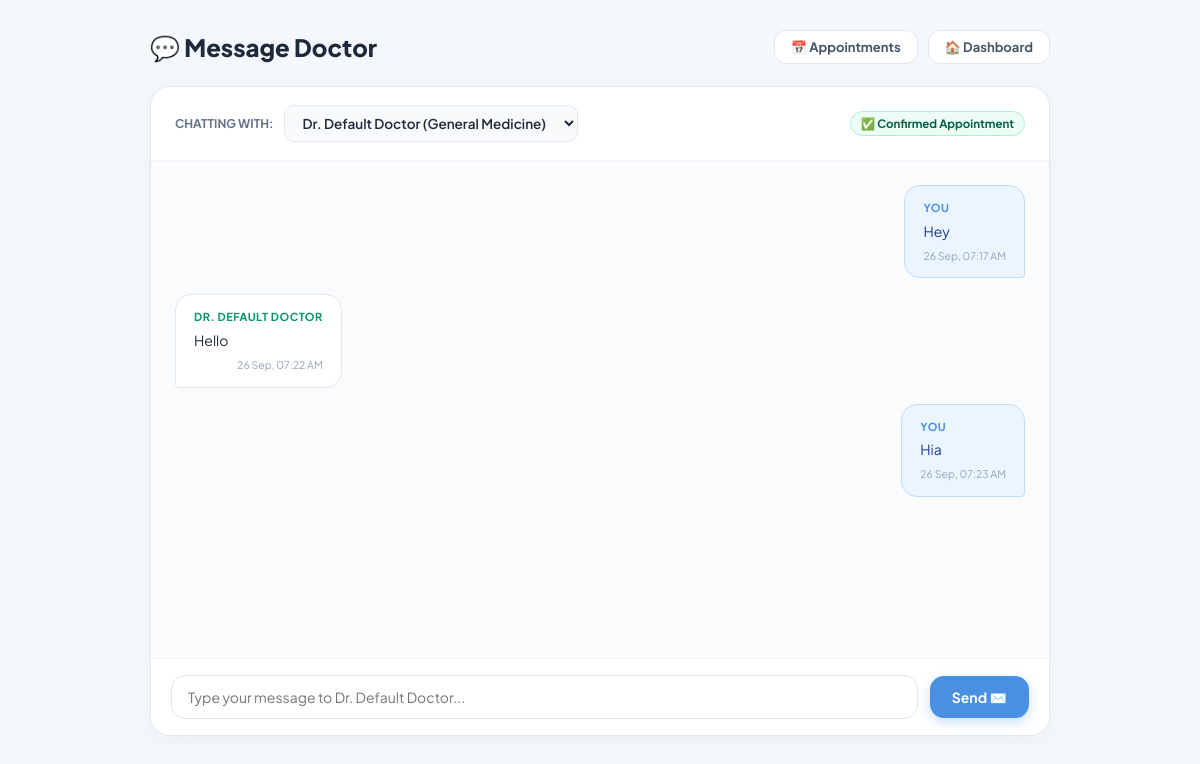
Page /User/Messages/ (signed in) on the committed database.
### Doctor/models.py (models this page shows, shortened)
class tbl_Message(models.Model):
    sender = models.ForeignKey(tbl_registration, on_delete=models.CASCADE, related_name='sent_messages')
    receiver = models.ForeignKey(tbl_registration, on_delete=models.CASCADE, related_name='received_messages')
    message = models.TextField()
    sent_at = models.DateTimeField(auto_now_add=True)
    is_read = models.BooleanField(default=False)
    class Meta:
        db_table = 'tbl_Message'
        ordering = ['sent_at']

class tbl_Doctor(models.Model):
    SPECIALTIES = [('Obstetrics & Gynecology','Obstetrics & Gynecology'),('Pediatrics','Pediatrics'),('General Medicine','General Medicine')]
    user = models.OneToOneField(tbl_registration, on_delete=models.CASCADE, related_name='doctor_profile')
    name = models.CharField(max_length=120)
    specialization = models.CharField(max_length=100, choices=SPECIALTIES, default='General Medicine')
    qualification = models.CharField(max_length=150, blank=True)
    license_no = models.CharField(max_length=100, blank=True)
    experience = models.PositiveIntegerField(default=0)
    hospital = models.CharField(max_length=150, blank=True)
    contact = models.CharField(max_length=20, blank=True)
    available = models.BooleanField(default=True)
    class Meta:
        db_table = 'tbl_Doctor'

### Guest/models.py (models this page shows, shortened)
class tbl_registration(models.Model):
    ROLE_CHOICES = (
        ('USER', 'User'),
        ('DOCTOR', 'Doctor'),
        ('ADMIN', 'Admin'),
    )
    user_name = models.CharField(max_length=100)
    user_email = models.EmailField(unique=True)
    user_contact = models.CharField(max_length=20)
    user_address = models.TextField(default='', blank=True)
    user_password = models.CharField(max_length=255)
    role = models.CharField(max_length=20, choices=ROLE_CHOICES, default='USER')
    is_active = models.BooleanField(default=True)
    created_at = models.DateTimeField(null=True, blank=True)
    class Meta:
        ordering = ['-id']

### User/views.py (the view, shortened to what this page needs)
# urls.py: path('Messages/', views.Messages, name='Messages'),
def Messages(request):
    user, response = guard(request)
    if response:
        return response
    confirmed_appointments = tbl_Appointment.objects.filter(
        patient=user,
        status='Approved'
    ).select_related('doctor', 'doctor__user').order_by('-appointment_date')
    confirmed_doctor_ids = confirmed_appointments.values_list('doctor_id', flat=True).distinct()
    confirmed_doctors = tbl_Doctor.objects.filter(id__in=confirmed_doctor_ids).select_related('user')
    pending_appointments = tbl_Appointment.objects.filter(
        patient=user,
        status='Pending'
    ).select_related('doctor')
    selected_doctor_id = request.GET.get('doctor') or request.POST.get('doctor') or request.POST.get('doctor_id')
    try:
        selected_doctor_id = int(selected_doctor_id) if selected_doctor_id else None
    except (ValueError, TypeError):
        selected_doctor_id = None
    doctor_user_ids = confirmed_doctors.values_list('user_id', flat=True)
    msgs = tbl_Message.objects.filter(
        (Q(sender=user) & Q(receiver_id__in=doctor_user_ids)) |
        (Q(receiver=user) & Q(sender_id__in=doctor_user_ids))
    ).select_related('sender', 'receiver').order_by('sent_at')
    if not selected_doctor_id and confirmed_doctors.exists():
        selected_doctor_id = confirmed_doctors.first().id
    active_doctor = None
    if selected_doctor_id:
        active_doctor = confirmed_doctors.filter(id=selected_doctor_id).first()
        if active_doctor:
            conversation = msgs.filter(
                Q(sender=active_doctor.user) | Q(receiver=active_doctor.user)
            )
        else:
            conversation = msgs
    else:
        conversation = msgs
    return render(
        request,
        'User/Messages.html',
        {
            'user': user,
            'confirmed_doctors': confirmed_doctors,
            'doctors': confirmed_doctors,
            'pending_appointments': pending_appointments,
            'messages_list': msgs,
            'conversation': conversation,
            'active_doctor': active_doctor,
            'selected_doctor_id': selected_doctor_id,
            'has_confirmed_doctor': confirmed_doctors.exists(),
        }
    )

### User/views.py (called while the page is built)
def current_user(request):
    uid = request.session.get('user_id')
    if not uid or request.session.get('role') != 'USER':
        return None
    return tbl_registration.objects.filter(id=uid, is_active=True).first()

def guard(request):
    user = current_user(request)
    if not user:
        return None, redirect('Guest:Login')
    return user, None

### User/Templates/User/Messages.html (shortened to what this page needs)
{% load static %}
<!DOCTYPE html>
<html lang="en">
<head>
</head>
<body>
<div class="container">
    <div class="top-bar">
        <h1>💬 Message Doctor</h1>
        <div class="nav-actions">
            <a href="{% url 'User:Appointments' %}" class="btn-nav">
                📅 Appointments
            </a>
            <a href="{% url 'User:UserDashboard' %}" class="btn-nav">
                🏠 Dashboard
            </a>
        </div>
    </div>
    {% if has_confirmed_doctor %}
        <div class="chat-container">
            <div class="chat-header">
                <form method="GET" class="doctor-selector-form">
                    <label for="doctor">Chatting With:</label>
                    <select name="doctor" id="doctor" class="select-doctor" onchange="this.form.submit()">
                        {% for doc in confirmed_doctors %}
                            <option value="{{ doc.id }}" {% if doc.id == selected_doctor_id %}selected{% endif %}>
                                Dr. {{ doc.name }} ({{ doc.specialization }})
                            </option>
                        {% endfor %}
                    </select>
                </form>
                <div class="confirmed-badge">
                    ✅ Confirmed Appointment
                </div>
            </div>
            <div class="chat-body" id="chatBody">
                {% for msg in conversation %}
                    {% if msg.sender == user %}
                        <div class="message-bubble message-sent">
                            <div class="msg-sender">You</div>
                            <div>{{ msg.message }}</div>
                            <div class="msg-time">{{ msg.sent_at|date:"d M, h:i A" }}</div>
                        </div>
                    {% else %}
                        <div class="message-bubble message-received">
                            <div class="msg-sender">Dr. {{ active_doctor.name|default:msg.sender.user_name }}</div>
                            <div>{{ msg.message }}</div>
                            <div class="msg-time">{{ msg.sent_at|date:"d M, h:i A" }}</div>
                        </div>
                    {% endif %}
                {% empty %}
                    <div class="chat-empty">
                        <div class="chat-empty-icon">👋</div>
                        <p>No messages yet with Dr. {{ active_doctor.name }}.</p>
                        <p class="small text-muted">Type a question below to start your consultation.</p>
                    </div>
                {% endfor %}
            </div>
            <div class="chat-footer">
                <form method="POST" class="chat-input-form">
                    <input
                        type="text"
                        name="message"
                        class="chat-input"
                        placeholder="Type your message to Dr. {{ active_doctor.name }}..."
                        autocomplete="off"
                        required
                    >
                    <button type="submit" class="btn-send">
                        Send ✉️
                    </button>
                </form>
            </div>
        </div>
    {% endif %}
</div>
</body>
</html>

### User/Templates/User/Messages.html (style rules this page uses)
:root { --primary: #4A90E2; --primary-hover: #357ABD; --bg-page: #F4F7FC; --card-bg: #FFFFFF; --text-main: #2D3748; --text-muted: #718096; --border-color: #E2E8F0; --sent-bubble: #EBF5FF; --sent-border: #BFDBFE; --received-bubble: #F1F5F9; --received-border: #E2E8F0; }
* { margin: 0; padding: 0; box-sizing: border-box; font-family: 'Plus Jakarta Sans', sans-serif; }
body { background-color: var(--bg-page); color: var(--text-main); min-height: 100vh; padding: 30px 20px; }
.container { max-width: 900px; margin: 0 auto; }
.top-bar { display: flex; align-items: center; justify-content: space-between; margin-bottom: 22px; flex-wrap: wrap; gap: 12px; }
.top-bar h1 { font-size: 24px; font-weight: 800; color: #1E293B; display: flex; align-items: center; gap: 10px; }
.nav-actions { display: flex; gap: 10px; }
.btn-nav { display: inline-flex; align-items: center; gap: 6px; padding: 8px 16px; background: #FFFFFF; color: #475569; border: 1.5px solid var(--border-color); border-radius: 12px; text-decoration: none; font-size: 13px; font-weight: 700; transition: all 0.2s ease; }
.chat-container { background: #FFFFFF; border-radius: 20px; box-shadow: 0 4px 20px rgba(0, 0, 0, 0.04); border: 1px solid var(--border-color); overflow: hidden; display: flex; flex-direction: column; height: calc(100vh - 150px); min-height: 520px; }
.chat-header { padding: 18px 24px; background: #FFFFFF; border-bottom: 1px solid #F1F5F9; display: flex; align-items: center; justify-content: space-between; flex-wrap: wrap; gap: 12px; }
.doctor-selector-form { display: flex; align-items: center; gap: 10px; }
.doctor-selector-form label { font-size: 12px; font-weight: 700; color: #64748B; text-transform: uppercase; }
.select-doctor { padding: 8px 14px; border: 1.5px solid var(--border-color); border-radius: 10px; font-size: 13.5px; font-weight: 600; color: #1E293B; background: #F8FAFC; outline: none; cursor: pointer; }
.confirmed-badge { display: inline-flex; align-items: center; gap: 5px; background: #ECFDF5; color: #065F46; border: 1px solid #A7F3D0; font-size: 11.5px; font-weight: 700; padding: 4px 10px; border-radius: 20px; }
.chat-body { flex: 1; padding: 24px; overflow-y: auto; background: #FAFBFD; display: flex; flex-direction: column; gap: 16px; }
.message-bubble { max-width: 70%; padding: 14px 18px; border-radius: 16px; font-size: 14px; line-height: 1.5; word-break: break-word; position: relative; }
.message-sent { align-self: flex-end; background: var(--sent-bubble); border: 1px solid var(--sent-border); color: #1E3A8A; border-bottom-right-radius: 4px; }
.message-received { align-self: flex-start; background: #FFFFFF; border: 1px solid var(--border-color); color: #1E293B; border-bottom-left-radius: 4px; box-shadow: 0 2px 6px rgba(0, 0, 0, 0.02); }
.msg-sender { font-size: 11px; font-weight: 700; margin-bottom: 4px; text-transform: uppercase; letter-spacing: 0.5px; }
.message-sent .msg-sender { color: var(--primary); }
.message-received .msg-sender { color: #059669; }
.msg-time { font-size: 10.5px; color: #94A3B8; margin-top: 6px; text-align: right; }
.chat-footer { padding: 16px 20px; background: #FFFFFF; border-top: 1px solid #F1F5F9; }
.chat-input-form { display: flex; gap: 12px; align-items: center; }
.chat-input { flex: 1; padding: 12px 16px; border: 1.5px solid var(--border-color); border-radius: 14px; font-size: 14px; font-family: inherit; outline: none; transition: all 0.2s ease; }
.btn-send { padding: 12px 22px; background: var(--primary); color: #ffffff; border: none; border-radius: 14px; font-size: 14px; font-weight: 700; cursor: pointer; transition: all 0.2s ease; box-shadow: 0 4px 12px rgba(74, 144, 226, 0.3); display: inline-flex; align-items: center; gap: 6px; white-space: nowrap; }

### rows in the picture
tbl_Message: message "Hey", sent_at "26 Sep, 07:17 AM"
tbl_Message: message "Hello", sent_at "26 Sep, 07:22 AM"
tbl_Doctor: name "DEFAULT DOCTOR", message "Type your message to Dr. Default Doctor..."
tbl_Message: message "Hia", sent_at "26 Sep, 07:23 AM"
